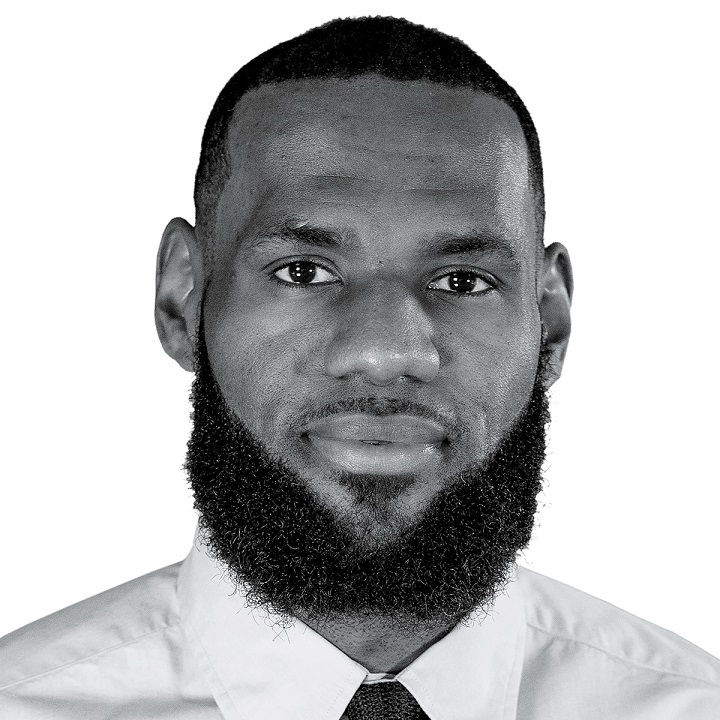
#> input picture pics/pic_c.jpg, 720 x 720 px
$ python local_method.py   (older library calls are emulated)
#> lines starting #> are read from the running program, lines starting #| are printed output that depends on the picture; after the words box and inside, x2 and y2 are one past the last pixel; in counts of white or black regions, pixels touching at a corner belong together
### util/image_util.py
import numpy as np
import matplotlib.pyplot as plt
from PIL import Image
import cv2


def pic_to_square(picture):
    # todo resize to square
    pass


def load_pic_to_square_np(pic, size):
    picture = Image.open(pic).convert('L')  # opens and converts to grayscale
    if picture.width != picture.height:
        picture = pic_to_square(picture)
    picture = picture.resize((size, size), Image.ANTIALIAS)
    return np.array(picture) / 255


# [35 lines left out: functions show_image, grad_conv, lp_conv, mse, not called in this run]

### util/mesh_util.py
def get_4_points_from_2_vert(point1, point3):
    point2 = [point1[0], point1[1], point3[2]]
    point4 = [point3[0], point3[1], point1[2]]
    return [point1, point2, point3, point4]


def get_4_points_from_2_horiz(point1, point3):
    point2 = [point3[0], point1[1], point3[2]]
    point4 = [point1[0], point3[1], point3[2]]
    return [point1, point2, point3, point4]

### local_method.py
import numpy as np
import argparse
from util import image_util, mesh_util


class LocalMethod:
    def __init__(self, input_pics, output_file, output_size=200, grid_size=None, wall_size=0.25, receiver_size=2.5,
                 with_chamfers=True, light_angle=60):
        if len(input_pics) != 3:
            raise ValueError(f'LocalMethod expects 3 inputs images, but got {len(input_pics)}')

        self.pics = [1 - pic for pic in input_pics]  # inverting grayscale so black will be 1
        self.output_path = output_file

        self.wall_size = wall_size
        self.receiver_size = receiver_size
        self.unit_size = self.receiver_size + self.wall_size
        self.with_chamfers = with_chamfers

        if grid_size:
            self.grid_size = grid_size
        else:
            self.grid_size = int(output_size / self.unit_size)

        self.output_size = self.grid_size * self.unit_size + self.wall_size
        self.light_angle = light_angle
        self.S = 1 / np.tan(self.light_angle * (np.pi / 180))
        self.u = np.zeros([self.grid_size, self.grid_size + 1])
        self.v = None
        self.r = None
        # cplus and cminus are relatively to r
        self.cplus = np.zeros([self.grid_size, self.grid_size])
        self.cminus = np.zeros([self.grid_size, self.grid_size])

        self.height = 0.0
        self.vertices = [None]
        self.faces = []
        points = [[0, 0, 0], [0, self.output_size, 0], [self.output_size, self.output_size, 0],
                  [self.output_size, 0, 0]]
        verts = len(self.vertices)
        self.faces.extend([[verts, verts + 1, verts + 2], [verts, verts + 2, verts + 3]])
        self.vertices.extend(points)

    def produce_pix(self):
        self.calc_constrains()
        self.export_constrains_to_mesh()
        self.save_mesh_to_output()

    def calc_constrains(self):
        for i in range(self.grid_size):
            self.u[:, i + 1] = self.u[:, i] + self.S * (self.pics[1][:, i] - self.pics[0][:, i])
        self.u += (self.S * self.pics[0][:, 0])[:, np.newaxis]
        eq3_constrains = self.S * (-self.pics[0][:self.grid_size - 1, :] + self.pics[0][1:, :] - self.pics[2][1:, :])

        for j in range(self.grid_size - 1):
            eq3_j_constrain = -self.u[j + 1, :-1] + self.u[j, :-1] + eq3_constrains[j, :]
            self.u[j + 1, :] += max(np.max(eq3_j_constrain), 0)
        self.r = self.u[:, :self.grid_size] - self.S * self.pics[0]

        if self.with_chamfers:
            self.calc_chamfers()

        self.v = self.r + self.S * self.pics[2]
        min_height = min(np.min(self.u), np.min(self.r), np.min(self.v))
        self.u -= min_height
        self.r -= min_height
        self.v -= min_height
        self.height = max(np.max(self.u), np.max(self.r), np.max(self.v))

    def calc_chamfers(self):
        sum_of_d = 0
        for j in range(self.grid_size):
            for i in range(self.grid_size - 1):
                if self.r[j, i] < self.r[j, i + 1]:
                    delta = min(self.r[j, i + 1] - self.r[j, i], self.u[j, i + 2] - self.r[j, i + 1])
                    if delta <= 0:
                        delta = 0
                    else:
                        self.change_delta_to_right(j, i + 1, -delta)
                    sum_of_d -= delta
                    self.cplus[j, i + 1] = delta
                    self.cminus[j, i] = 0
                elif self.r[j, i] > self.r[j, i + 1]:
                    delta = min(self.r[j, i] - self.r[j, i + 1], self.u[j, i] - self.r[j, i],
                                self.receiver_size - (self.cplus[j, i] / self.S))
                    if delta <= 0:
                        delta = 0
                    else:
                        self.change_delta_to_right(j, i + 1, delta)
                    sum_of_d += delta
                    self.change_delta_to_right(j, i + 1, delta)
                    self.cminus[j, i] = delta
                    self.cplus[j, i + 1] = 0

    def change_delta_to_right(self, j, start_i, factor):
        if factor < 0:
            self.u[j, start_i] += factor
        for i in range(start_i, self.grid_size):
            self.u[j, i + 1] += factor
            self.r[j, i] += factor

    def export_constrains_to_mesh(self):
        for i in range(self.grid_size + 1):
            for j in range(self.grid_size):
                self.create_wall_mesh(i, j, self.u[j, i])
                if i != self.grid_size:
                    self.create_receiver_mesh(i, j, self.r[j, i])
                    self.create_plus_chamfer(i, j, self.cplus[j, i])
                    self.create_minus_chamfer(i, j, self.cminus[j, i])
                    self.create_vwall_mesh(i, j, self.v[j, i])

    def save_mesh_to_output(self):
        print(f"Mesh saved into {self.output_path}")
        with open(self.output_path, 'w+') as f:
            for v in self.vertices:
                if v is None:
                    continue
                f.write(f"v {v[0]} {v[1]} {v[2]}\n")
            for face in self.faces:
                f.write(f"f {face[0]} {face[1]} {face[2]}\n")

    def create_wall_mesh(self, i, j, param):
        # creates 5 parts of a wall block
        lwall = mesh_util.get_4_points_from_2_vert([j * self.unit_size, i * self.unit_size, 0],
                                                   [(j + 1) * self.unit_size, i * self.unit_size, param])
        verts = len(self.vertices)
        self.faces.extend([[verts, verts + 1, verts + 2], [verts, verts + 2, verts + 3]])
        self.vertices.extend(lwall)
        rwall = mesh_util.get_4_points_from_2_vert([j * self.unit_size, i * self.unit_size + self.wall_size, 0],
                                                   [(j + 1) * self.unit_size, i * self.unit_size + self.wall_size,
                                                    param])
        verts = len(self.vertices)
        self.faces.extend([[verts, verts + 1, verts + 2], [verts, verts + 2, verts + 3]])
        self.vertices.extend(rwall)
        upwall = mesh_util.get_4_points_from_2_vert([(j + 1) * self.unit_size, i * self.unit_size, 0],
                                                    [(j + 1) * self.unit_size, i * self.unit_size + self.wall_size,
                                                     param])
        verts = len(self.vertices)
        self.faces.extend([[verts, verts + 1, verts + 2], [verts, verts + 2, verts + 3]])
        self.vertices.extend(upwall)
        dwnwall = mesh_util.get_4_points_from_2_vert([j * self.unit_size, i * self.unit_size, 0],
                                                     [j * self.unit_size, i * self.unit_size + self.wall_size,
                                                      param])
        verts = len(self.vertices)
        self.faces.extend([[verts, verts + 1, verts + 2], [verts, verts + 2, verts + 3]])
        self.vertices.extend(dwnwall)
        topwall = mesh_util.get_4_points_from_2_horiz([j * self.unit_size, i * self.unit_size, param],
                                                      [(j + 1) * self.unit_size, i * self.unit_size + self.wall_size,
                                                       param])
        verts = len(self.vertices)
        self.faces.extend([[verts, verts + 1, verts + 2], [verts, verts + 2, verts + 3]])
        self.vertices.extend(topwall)

    def create_receiver_mesh(self, i, j, param):
        receiver = mesh_util.get_4_points_from_2_horiz([j * self.unit_size, i * self.unit_size + self.wall_size, param],
                                                       [
                                                           (j + 1) * self.unit_size - self.wall_size,
                                                           (i + 1) * self.unit_size, param])
        verts = len(self.vertices)
        self.faces.extend([[verts, verts + 1, verts + 2], [verts, verts + 2, verts + 3]])
        self.vertices.extend(receiver)

    def create_plus_chamfer(self, i, j, param):
        chamferx_dist = param / self.S
        points = []
        points.append([j * self.unit_size + self.wall_size, (i + 1) * self.unit_size - chamferx_dist, self.r[j, i]])
        points.append([j * self.unit_size + self.wall_size, (i + 1) * self.unit_size, self.r[j, i] + param])
        points.append([(j + 1) * self.unit_size, (i + 1) * self.unit_size, self.r[j, i] + param])
        points.append([(j + 1) * self.unit_size, (i + 1) * self.unit_size - chamferx_dist, self.r[j, i]])
        verts = len(self.vertices)
        self.faces.extend([[verts, verts + 1, verts + 2], [verts, verts + 2, verts + 3]])
        self.vertices.extend(points)

    def create_minus_chamfer(self, i, j, param):
        chamferx_dist = param / self.S
        points = []
        points.append(
            [j * self.unit_size + self.wall_size, i * self.unit_size + self.wall_size + chamferx_dist, self.r[j, i]])
        points.append([j * self.unit_size + self.wall_size, i * self.unit_size + self.wall_size, self.r[j, i] + param])
        points.append(
            [(j + 1) * self.unit_size, i * self.unit_size + self.wall_size, self.r[j, i] + param])
        points.append([(j + 1) * self.unit_size, i * self.unit_size + self.wall_size + chamferx_dist, self.r[j, i]])
        verts = len(self.vertices)
        self.faces.extend([[verts, verts + 1, verts + 2], [verts, verts + 2, verts + 3]])
        self.vertices.extend(points)

    def create_vwall_mesh(self, i, j, param):
        # creates 5 parts of a wall block
        lwall = mesh_util.get_4_points_from_2_vert([j * self.unit_size, i * self.unit_size, 0],
                                                   [j * self.unit_size + self.wall_size, i * self.unit_size, param])
        verts = len(self.vertices)
        self.faces.extend([[verts, verts + 1, verts + 2], [verts, verts + 2, verts + 3]])
        self.vertices.extend(lwall)

        rwall = mesh_util.get_4_points_from_2_vert([j * self.unit_size, (i + 1) * self.unit_size, 0],
                                                   [j * self.unit_size + self.wall_size, (i + 1) * self.unit_size,
                                                    param])
        verts = len(self.vertices)
        self.faces.extend([[verts, verts + 1, verts + 2], [verts, verts + 2, verts + 3]])
        self.vertices.extend(rwall)

        upwall = mesh_util.get_4_points_from_2_vert([j * self.unit_size + self.wall_size, i * self.unit_size, 0],
                                                    [j * self.unit_size + self.wall_size, (i + 1) * self.unit_size,
                                                     param])
        verts = len(self.vertices)
        self.faces.extend([[verts, verts + 1, verts + 2], [verts, verts + 2, verts + 3]])
        self.vertices.extend(upwall)

        dwnwall = mesh_util.get_4_points_from_2_vert([j * self.unit_size, i * self.unit_size, 0],
                                                     [j * self.unit_size, (i + 1) * self.unit_size, param])
        verts = len(self.vertices)
        self.faces.extend([[verts, verts + 1, verts + 2], [verts, verts + 2, verts + 3]])
        self.vertices.extend(dwnwall)

        topwall = mesh_util.get_4_points_from_2_horiz([j * self.unit_size, i * self.unit_size, param],
                                                      [j * self.unit_size + self.wall_size, (i + 1) * self.unit_size,
                                                       param])
        verts = len(self.vertices)
        self.faces.extend([[verts, verts + 1, verts + 2], [verts, verts + 2, verts + 3]])
        self.vertices.extend(topwall)


if __name__ == '__main__':
    import sys
    import os

    sys.path.append(os.path.dirname(os.path.dirname(os.path.dirname(__file__))))

    parser = argparse.ArgumentParser(description='ShadowPix local method')
    parser.add_argument('-p', '--pics', nargs='*',
                        default=["pics/pic_c.jpg",
                                 "pics/pic_b.jpg",
                                 "pics/pic_a.jpg"],
                        help="List of strings representing grayscale images to use")
    parser.add_argument('-o', '--output',
                        default='local_method.obj',
                        type=str, help="Output filename for resulting .OBJ file")
    parser.add_argument('--output-size',
                        default=200, type=int, help="Output file size in mm")
    parser.add_argument('--wall-size',
                        default=0.25, type=float, help="Thickness of walls in output file")
    parser.add_argument('--pixel-size',
                        default=2.5, type=float, help="Pixel size of output file")
    parser.add_argument('-c', '--with-chamfers',
                        default=True, action='store_true', help="Wether to use chamfers")
    args = parser.parse_args()

    # Fetch params
    pics = args.pics
    output = args.output
    output_size = args.output_size
    wall_size = args.wall_size
    pixel_size = args.pixel_size
    grid_size = int(output_size / (wall_size + pixel_size))
    with_chamfers = args.with_chamfers

    square_imgs = [image_util.load_pic_to_square_np(pic, grid_size) for pic in pics]
#> call 2 of load_pic_to_square_np, with pic = 'pics/pic_b.jpg', size = 72
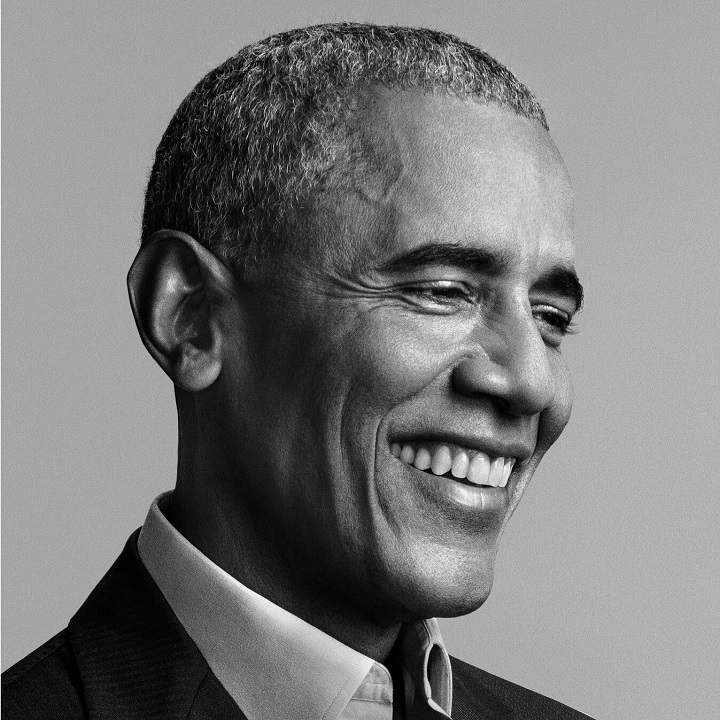
#> input picture pics/pic_b.jpg, 720 x 720 px
#> call 3 of load_pic_to_square_np, with pic = 'pics/pic_a.jpg', size = 72
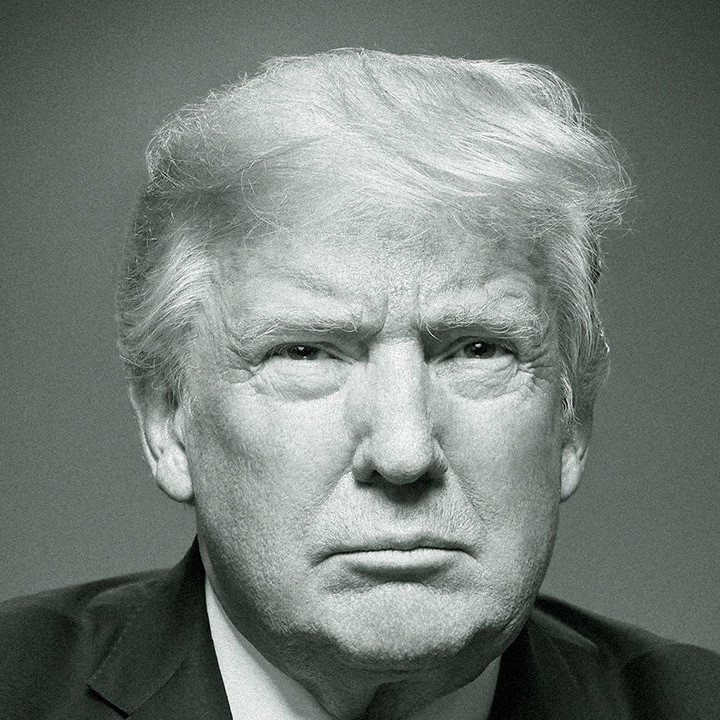
#> input picture pics/pic_a.jpg, 720 x 720 px
#> square_imgs = 3 items
    local_m = LocalMethod(input_pics=square_imgs,
                          output_file=output,
                          output_size=output_size,
                          grid_size=grid_size,
                          wall_size=wall_size,
                          receiver_size=pixel_size,
                          with_chamfers=with_chamfers)
    local_m.produce_pix()
#> after the loop in calc_constrains, `for i in range(self.grid_size):`:
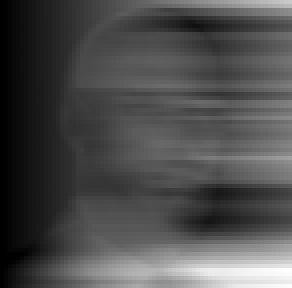
#> self.u: shape (72, 73) float64 (shown 4 times larger); min -0.00906, max 18.72, mean 5.67; drawn with min black and max white
#> in calc_constrains, `self.u += (self.S * self.pics[0][:, 0])[:, np.newaxis]`: self.u: shape (72, 73) float64; 13.89% of pixels changed, all inside (x1, y1, x2, y2) = (0, 61, 73, 72)
#> after the loop in calc_constrains, `for j in range(self.grid_size - 1):`:
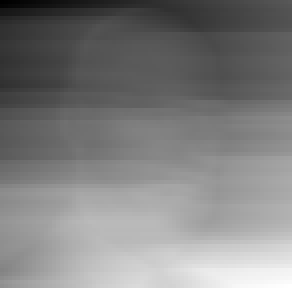
#> self.u: shape (72, 73) float64 (shown 4 times larger); min 0, max 42.89, mean 21.4; drawn with min black and max white
#> after the loop in calc_chamfers, `for j in range(self.grid_size):`:
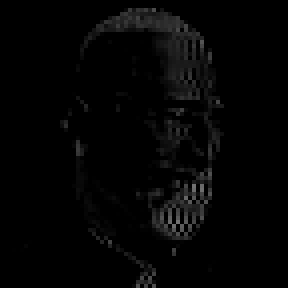
#> self.cminus: shape (72, 72) float64 (shown 4 times larger); min 0, max 0.446, mean 0.0172
#> after the loop in calc_chamfers, `for j in range(self.grid_size):`:
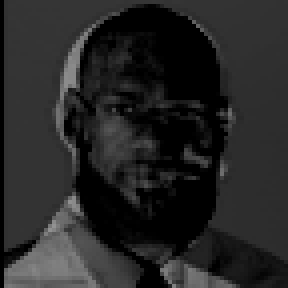
#> self.cplus: shape (72, 72) float64 (shown 4 times larger); min 0, max 0.573, mean 0.15
#> after the loop in calc_chamfers, `for j in range(self.grid_size):`: sum_of_d = -690.6
#> in calc_constrains, `self.v = self.r + self.S * self.pics[2]`:
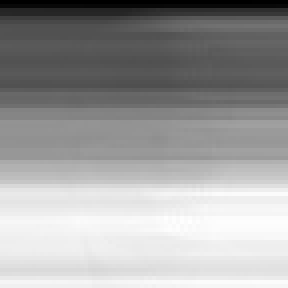
#> self.v: shape (72, 72) float64 (shown 4 times larger); min 0.346, max 26.24, mean 16.4; drawn with min black and max white
#> in calc_constrains, `min_height = min(np.min(self.u), np.min(self.r), np.min(self.v))`: min_height = 0
#> in calc_constrains, `self.height = max(np.max(self.u), np.max(self.r), np.max(self.v))`: self.height = 26.24
#> the loop in export_constrains_to_mesh, `for i in range(self.grid_size + 1):` made 73 passes
#> the loop in save_mesh_to_output, `for v in self.vertices:` made 271013 passes
#> v on passes 1 to 3: None, [0, 0, 0], [0, 198.2, 0]
#> the loop in save_mesh_to_output, `for face in self.faces:` made 135506 passes
#> face on passes 1 to 3: [1, 2, 3], [1, 3, 4], [5, 6, 7]
